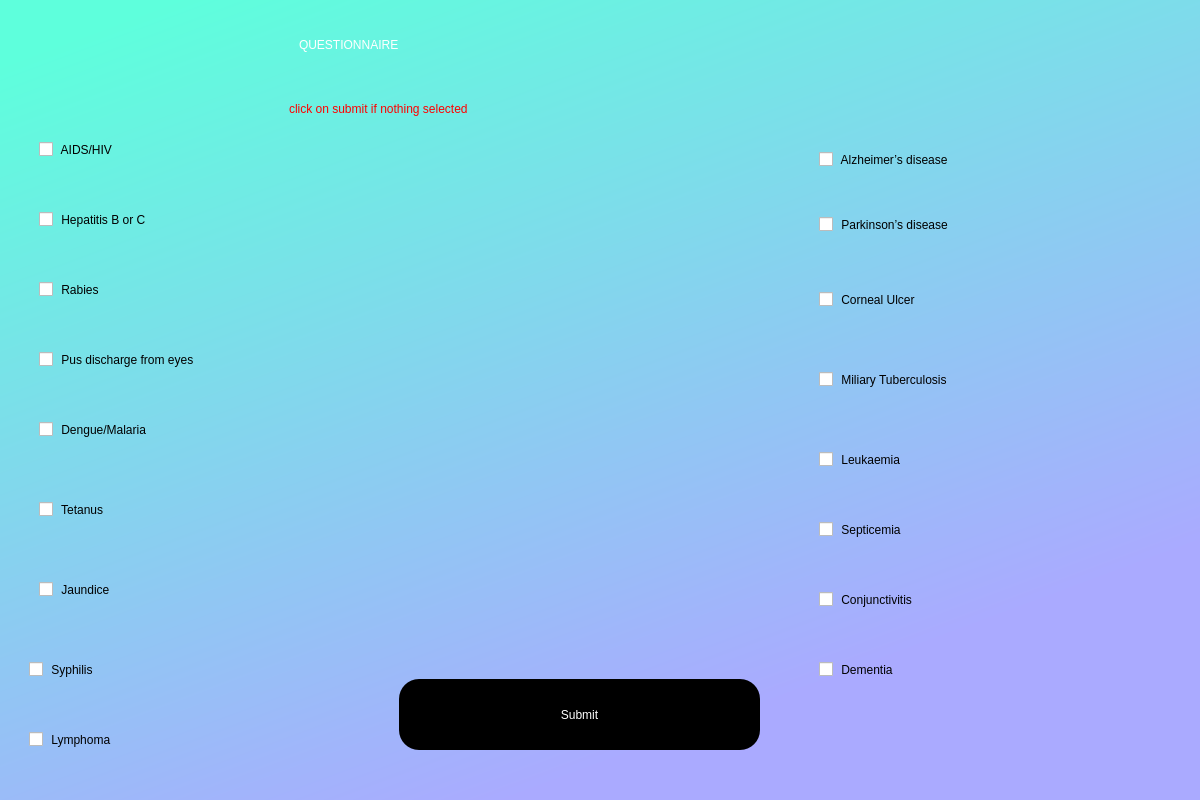
<?xml version="1.0" encoding="UTF-8"?>
<ui version="4.0">
 <class>Dialog</class>
 <widget class="QDialog" name="Dialog">
  <property name="geometry">
   <rect>
    <x>0</x>
    <y>0</y>
    <width>1200</width>
    <height>800</height>
   </rect>
  </property>
  <property name="windowTitle">
   <string>Dialog</string>
  </property>
  <widget class="QWidget" name="widget" native="true">
   <property name="geometry">
    <rect>
     <x>-1</x>
     <y>-1</y>
     <width>1201</width>
     <height>801</height>
    </rect>
   </property>
   <property name="styleSheet">
    <string notr="true">QWidget#widget{

background-color:qlineargradient(spread:pad, x1:0.031, y1:0.0629545, x2:0.526316, y2:0.943, stop:0 rgba(94, 255, 220, 255), stop:1 rgba(170, 170, 255, 255))}</string>
   </property>
   <widget class="QLabel" name="label_2">
    <property name="geometry">
     <rect>
      <x>300</x>
      <y>0</y>
      <width>701</width>
      <height>91</height>
     </rect>
    </property>
    <property name="styleSheet">
     <string notr="true">font: 36pt &quot;Alta&quot;; color:rgb(255, 255, 255)</string>
    </property>
    <property name="text">
     <string>QUESTIONNAIRE</string>
    </property>
   </widget>
   <widget class="QPushButton" name="submit">
    <property name="geometry">
     <rect>
      <x>400</x>
      <y>680</y>
      <width>361</width>
      <height>71</height>
     </rect>
    </property>
    <property name="styleSheet">
     <string notr="true">border-radius:20px;
font: 26pt &quot;Georgia&quot;;
background-color: rgb(0, 0, 0);

color: rgb(255, 255, 255);</string>
    </property>
    <property name="text">
     <string>Submit</string>
    </property>
   </widget>
   <widget class="QLabel" name="error">
    <property name="geometry">
     <rect>
      <x>410</x>
      <y>750</y>
      <width>681</width>
      <height>41</height>
     </rect>
    </property>
    <property name="styleSheet">
     <string notr="true">font: 14pt &quot;Myanmar Text&quot;;
color:red;</string>
    </property>
    <property name="text">
     <string/>
    </property>
   </widget>
   <widget class="QCheckBox" name="A">
    <property name="geometry">
     <rect>
      <x>40</x>
      <y>120</y>
      <width>191</width>
      <height>61</height>
     </rect>
    </property>
    <property name="styleSheet">
     <string notr="true">color:rgb(0, 0, 0);
font: 18pt &quot;Myanmar Text&quot;;
</string>
    </property>
    <property name="text">
     <string> AIDS/HIV</string>
    </property>
   </widget>
   <widget class="QCheckBox" name="B">
    <property name="geometry">
     <rect>
      <x>40</x>
      <y>190</y>
      <width>261</width>
      <height>61</height>
     </rect>
    </property>
    <property name="styleSheet">
     <string notr="true">color:rgb(0, 0, 0);
font: 18pt &quot;Myanmar Text&quot;;
</string>
    </property>
    <property name="text">
     <string> Hepatitis B or C</string>
    </property>
   </widget>
   <widget class="QCheckBox" name="O">
    <property name="geometry">
     <rect>
      <x>820</x>
      <y>500</y>
      <width>261</width>
      <height>61</height>
     </rect>
    </property>
    <property name="styleSheet">
     <string notr="true">color:rgb(0, 0, 0);
font: 18pt &quot;Myanmar Text&quot;;
</string>
    </property>
    <property name="text">
     <string> Septicemia</string>
    </property>
   </widget>
   <widget class="QCheckBox" name="J">
    <property name="geometry">
     <rect>
      <x>820</x>
      <y>130</y>
      <width>311</width>
      <height>61</height>
     </rect>
    </property>
    <property name="styleSheet">
     <string notr="true">color:rgb(0, 0, 0);
font: 18pt &quot;Myanmar Text&quot;;
</string>
    </property>
    <property name="text">
     <string> Alzheimer’s disease</string>
    </property>
   </widget>
   <widget class="QCheckBox" name="L">
    <property name="geometry">
     <rect>
      <x>820</x>
      <y>270</y>
      <width>261</width>
      <height>61</height>
     </rect>
    </property>
    <property name="styleSheet">
     <string notr="true">color:rgb(0, 0, 0);
font: 18pt &quot;Myanmar Text&quot;;
</string>
    </property>
    <property name="text">
     <string> Corneal Ulcer</string>
    </property>
   </widget>
   <widget class="QCheckBox" name="G">
    <property name="geometry">
     <rect>
      <x>40</x>
      <y>560</y>
      <width>261</width>
      <height>61</height>
     </rect>
    </property>
    <property name="styleSheet">
     <string notr="true">color:rgb(0, 0, 0);
font: 18pt &quot;Myanmar Text&quot;;
</string>
    </property>
    <property name="text">
     <string> Jaundice</string>
    </property>
   </widget>
   <widget class="QCheckBox" name="H">
    <property name="geometry">
     <rect>
      <x>30</x>
      <y>640</y>
      <width>261</width>
      <height>61</height>
     </rect>
    </property>
    <property name="styleSheet">
     <string notr="true">color:rgb(0, 0, 0);
font: 18pt &quot;Myanmar Text&quot;;
</string>
    </property>
    <property name="text">
     <string> Syphilis</string>
    </property>
   </widget>
   <widget class="QCheckBox" name="E">
    <property name="geometry">
     <rect>
      <x>40</x>
      <y>400</y>
      <width>261</width>
      <height>61</height>
     </rect>
    </property>
    <property name="styleSheet">
     <string notr="true">color:rgb(0, 0, 0);
font: 18pt &quot;Myanmar Text&quot;;
</string>
    </property>
    <property name="text">
     <string> Dengue/Malaria</string>
    </property>
   </widget>
   <widget class="QCheckBox" name="F">
    <property name="geometry">
     <rect>
      <x>40</x>
      <y>480</y>
      <width>261</width>
      <height>61</height>
     </rect>
    </property>
    <property name="styleSheet">
     <string notr="true">color:rgb(0, 0, 0);
font: 18pt &quot;Myanmar Text&quot;;
</string>
    </property>
    <property name="text">
     <string> Tetanus</string>
    </property>
   </widget>
   <widget class="QCheckBox" name="C">
    <property name="geometry">
     <rect>
      <x>40</x>
      <y>260</y>
      <width>261</width>
      <height>61</height>
     </rect>
    </property>
    <property name="styleSheet">
     <string notr="true">color:rgb(0, 0, 0);
font: 18pt &quot;Myanmar Text&quot;;
</string>
    </property>
    <property name="text">
     <string> Rabies</string>
    </property>
   </widget>
   <widget class="QCheckBox" name="D">
    <property name="geometry">
     <rect>
      <x>40</x>
      <y>330</y>
      <width>371</width>
      <height>61</height>
     </rect>
    </property>
    <property name="styleSheet">
     <string notr="true">color:rgb(0, 0, 0);
font: 18pt &quot;Myanmar Text&quot;;
</string>
    </property>
    <property name="text">
     <string> Pus discharge from eyes</string>
    </property>
   </widget>
   <widget class="QCheckBox" name="K">
    <property name="geometry">
     <rect>
      <x>820</x>
      <y>190</y>
      <width>311</width>
      <height>71</height>
     </rect>
    </property>
    <property name="styleSheet">
     <string notr="true">color:rgb(0, 0, 0);
font: 18pt &quot;Myanmar Text&quot;;
</string>
    </property>
    <property name="text">
     <string> Parkinson’s disease </string>
    </property>
   </widget>
   <widget class="QCheckBox" name="P">
    <property name="geometry">
     <rect>
      <x>820</x>
      <y>570</y>
      <width>261</width>
      <height>61</height>
     </rect>
    </property>
    <property name="styleSheet">
     <string notr="true">color:rgb(0, 0, 0);
font: 18pt &quot;Myanmar Text&quot;;
</string>
    </property>
    <property name="text">
     <string> Conjunctivitis</string>
    </property>
   </widget>
   <widget class="QCheckBox" name="Q">
    <property name="geometry">
     <rect>
      <x>820</x>
      <y>640</y>
      <width>261</width>
      <height>61</height>
     </rect>
    </property>
    <property name="styleSheet">
     <string notr="true">color:rgb(0, 0, 0);
font: 18pt &quot;Myanmar Text&quot;;
</string>
    </property>
    <property name="text">
     <string> Dementia</string>
    </property>
   </widget>
   <widget class="QCheckBox" name="I">
    <property name="geometry">
     <rect>
      <x>30</x>
      <y>710</y>
      <width>261</width>
      <height>61</height>
     </rect>
    </property>
    <property name="styleSheet">
     <string notr="true">color:rgb(0, 0, 0);
font: 18pt &quot;Myanmar Text&quot;;
</string>
    </property>
    <property name="text">
     <string> Lymphoma</string>
    </property>
   </widget>
   <widget class="QCheckBox" name="N">
    <property name="geometry">
     <rect>
      <x>820</x>
      <y>430</y>
      <width>261</width>
      <height>61</height>
     </rect>
    </property>
    <property name="styleSheet">
     <string notr="true">color:rgb(0, 0, 0);
font: 18pt &quot;Myanmar Text&quot;;
</string>
    </property>
    <property name="text">
     <string> Leukaemia</string>
    </property>
   </widget>
   <widget class="QCheckBox" name="M">
    <property name="geometry">
     <rect>
      <x>820</x>
      <y>350</y>
      <width>311</width>
      <height>61</height>
     </rect>
    </property>
    <property name="styleSheet">
     <string notr="true">color:rgb(0, 0, 0);
font: 18pt &quot;Myanmar Text&quot;;
</string>
    </property>
    <property name="text">
     <string> Miliary Tuberculosis</string>
    </property>
   </widget>
   <widget class="QLabel" name="label_3">
    <property name="geometry">
     <rect>
      <x>290</x>
      <y>40</y>
      <width>601</width>
      <height>141</height>
     </rect>
    </property>
    <property name="styleSheet">
     <string notr="true">font: 20pt &quot;Comic Sans MS&quot;;


color: rgb(255, 0, 0);</string>
    </property>
    <property name="text">
     <string>&lt;html&gt;&lt;head/&gt;&lt;body&gt;&lt;p&gt;click on submit if nothing selected &lt;/p&gt;&lt;/body&gt;&lt;/html&gt;</string>
    </property>
   </widget>
  </widget>
 </widget>
 <resources>
  <include location="Icon.qrc"/>
 </resources>
 <connections/>
</ui>
